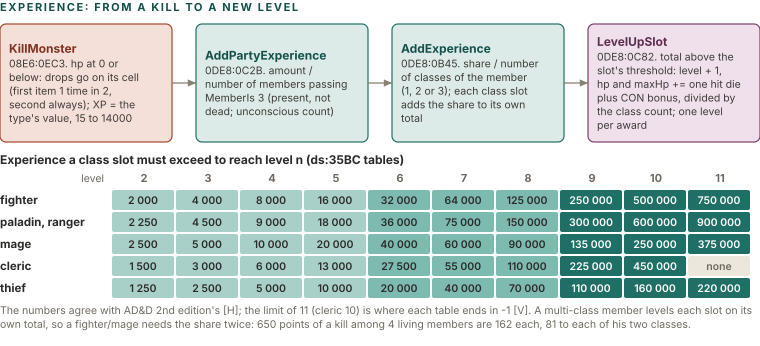

Here is the Python script that generated this plot:
import sys; sys.path.insert(0, '.')
from figlib import *

c = Canvas(760, 440)
c.section(0, 11, "EXPERIENCE: FROM A KILL TO A NEW LEVEL")

def tbox(x, y, w, kind, title, lines, size=10.5, h=None):
    out = []
    for l in lines:
        out += wrap(l, w - 32, size)
    hh = h or (10 + 17 + len(out) * size * 1.3 + 8)
    c.box(x, y, w, hh, kind, title, out, size=size, tsize=12, align="left")
    return y + hh

bw, gap = 172, 24
specs = [
    ("red", "KillMonster", ["08E6:0EC3. hp at 0 or below: drops go on its cell (first item 1 time in 2, second always); XP = the type's value, 15 to 14000"]),
    ("teal", "AddPartyExperience", ["0DE8:0C2B. amount / number of members passing MemberIs 3 (present, not dead; unconscious count)"]),
    ("teal", "AddExperience", ["0DE8:0B45. share / number of classes of the member (1, 2 or 3); each class slot adds the share to its own total"]),
    ("plum", "LevelUpSlot", ["0DE8:0C82. total above the slot's threshold: level + 1, hp and maxHp += one hit die plus CON bonus, divided by the class count; one level per award"]),
]
H = 0
for i, (k, t, l) in enumerate(specs):
    x = i * (bw + gap)
    H = max(H, tbox(x, 24, bw, k, t, l, h=118) - 24)
    if i:
        c.arrow([(x - gap, 24 + 59), (x, 24 + 59)])

# thresholds
ty = 24 + 118 + 22
c.text(0, ty, "Experience a class slot must exceed to reach level n (ds:35BC tables)", size=12, weight=700, color=INK)
cls = [
    ("fighter", [2000, 4000, 8000, 16000, 32000, 64000, 125000, 250000, 500000, 750000]),
    ("paladin, ranger", [2250, 4500, 9000, 18000, 36000, 75000, 150000, 300000, 600000, 900000]),
    ("mage", [2500, 5000, 10000, 20000, 40000, 60000, 90000, 135000, 250000, 375000]),
    ("cleric", [1500, 3000, 6000, 13000, 27500, 55000, 110000, 225000, 450000, None]),
    ("thief", [1250, 2500, 5000, 10000, 20000, 40000, 70000, 110000, 160000, 220000]),
]
x0, cw = 112, 64
for j in range(10):
    c.text(x0 + j * cw + cw / 2, ty + 18, str(j + 2), size=11, weight=700, color=MUTED, anchor="middle")
c.text(x0 - 8, ty + 18, "level", size=10.5, color=MUTED, anchor="end")
def fmt(v):
    if v is None: return "none"
    return f"{v:,}".replace(",", " ")
for r, (name, vals) in enumerate(cls):
    y = ty + 26 + r * 22
    c.text(0, y + 14, name, size=11.5, weight=700, color=INK)
    for j, v in enumerate(vals):
        f = "#ECE7DD" if v is None else (MID["teal"] if j < 4 else "#7DBBB0" if j < 7 else SOLID["teal"])
        tcol = MUTED if v is None else (INK if j < 7 else "#FFFFFF")
        c.rect(x0 + j * cw, y, cw - 2, 20, fill=f, stroke="none", rx=2)
        c.text(x0 + j * cw + (cw - 2) / 2, y + 14, fmt(v), size=10.5, weight=600, color=tcol, anchor="middle")
yy = ty + 26 + 5 * 22 + 14
yy = c.para(0, yy, "The numbers agree with AD&D 2nd edition's [H]; the limit of 11 (cleric 10) is where each table ends in -1 [V]. A multi-class member levels each slot on its own total, so a fighter/mage needs the share twice: 650 points of a kill among 4 living members are 162 each, 81 to each of his two classes.", 756, size=10.5, color=MUTED)
c.h = yy + 4
c.save("figs/cmb_xp.svg")
